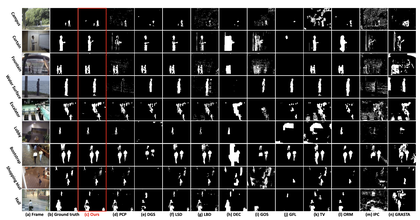
%> input picture imgs/image-20231016134021986.png, 420 x 220 px, shrunk from 2040 x 1070 before the run
$ octave --eval "result = getForeground(imread('../imgs/image-20231016134021986.png'));"   (GNU Octave 9; MATLAB toolbox functions it lacks are replaced by stand-ins)
%> lines starting %> are read from the running program, lines starting %| are printed output that depends on the picture
### script/fgXYoTRPCA.m
function forec = fgXYoTRPCA(ImData,Channel)

[vidHeight,vidWidth,nFrame] = size(ImData);

Data_xt = zeros(nFrame,vidWidth,vidHeight);
Data_yt = zeros(nFrame,vidHeight,vidWidth);

tic

forec = zeros(vidHeight, vidWidth, nFrame);
forec = uint8(forec);

%% X-T slices
clear img;
maskX = zeros(vidHeight, vidWidth, nFrame);
for y = 1 : vidHeight
    img(:, :) = ImData(y, :, :);
    xt = img;
    img2 = permute(img, [2, 1]);
    figure(1); clf;
    subplot(1,3,1);
    imshow(img2);
    title(['X-T slice ','y=',num2str(y)],'fontsize',12);

    outtext = ['results\Img\' Channel '\xot\raw\', num2str(y),'.png'];
    imwrite(img2,outtext);


    Data_xt(:,:,y) = permute(xt, [2, 1]);
    [A, E] = inexact_alm_rpca(xt); %RPCA-PCP
    maskX(y, :, :) = E;
    tmp =  permute(E, [2, 1]);
    X_f = uint8(mat2gray(tmp)*255);

    subplot(1,3,2);
    imshow(X_f);
    title('FG','fontsize',12);

    outtext = ['results\Img\' Channel '\xot\fg\', num2str(y),'.png'];
    imwrite(X_f,outtext);

    tmp =  permute(A, [2, 1]);
    X_b = uint8(mat2gray(tmp)*255);

    subplot(1,3,3);
    imshow(X_b);
    title('BG','fontsize',12);
    drawnow;

    outtext = ['results\Img\' Channel '\xot\bg\', num2str(y),'.png'];
    imwrite(X_b,outtext);
end


%% Y-T slices

clear img;
maskY = zeros(vidHeight, vidWidth, nFrame);
for x = 1 : vidWidth
    img(:, :) = ImData(:, x, :);
    yt = img;
    figure(1); clf;
    subplot(1,3,1);
    imshow(img);
    title(['Y-T slice ','x=',num2str(x)],'fontsize',12);

    outtext = ['results\Img\' Channel '\yot\raw\', num2str(x),'.png'];
    imwrite(img,outtext);

    Data_yt(:,:,x) = permute(yt, [2, 1]);
    [A, E] = inexact_alm_rpca(yt);
    maskY(:, x, :) = E;
    Y_f = uint8(mat2gray(E)*255);

    subplot(1,3,2);
    imshow(Y_f);
    title('FG','fontsize',12);

    outtext = ['results\Img\' Channel '\yot\fg\', num2str(x),'.png'];
    imwrite(Y_f,outtext);

    Y_b = uint8(mat2gray(A)*255);

    subplot(1,3,3);
    imshow(Y_b);
    title('BG','fontsize',12);
    drawnow;

    outtext = ['results\Img\' Channel '\yot\bg\', num2str(x),'.png'];
    imwrite(Y_b,outtext);
end


%% using a very smple method to binarize foreground
%mask = sqrt(maskX .^ 2 + maskY .^ 2 + maskXY .^ 2);
mask = sqrt(maskX .^ 2 + maskY .^ 2);
th1 = floor(vidHeight * vidWidth / 1500);
thglobal = 20;% can be tuned
minObjectPixelNumber = min(thglobal,th1);

for i = 1 : nFrame
    temp = mask(:, :, i);

    imgg(:, :) = ImData(:, :, i);
    imggshow = uint8(mat2gray(imgg)*255);

    figure(1); clf;
    subplot(2,2,1);
    imshow(imggshow);
    title('frame','fontsize',12);
    outtext = ['results\Img\' Channel '\res\raw\', num2str(i),'.png'];
    imwrite(imggshow,outtext);

    subplot(2,2,2);
    immm = uint8(mat2gray(temp)*255);
    imshow(immm);
    title('FGsignal','fontsize',12);
    outtext = ['results\Img\' Channel '\res\mask1\', num2str(i),'.png'];
    imwrite(immm,outtext);

    his = hist(temp, 255)';
    data = sum(his);
    data = data ./ max(data);
    [mu, sigma] = normfit(data);
    threshold = mu + 1.5*sigma;
    temp(temp < threshold) = 0;
    temp(temp >= threshold) = 1;


    cc = bwconncomp(temp);
    for j = 1 : cc.NumObjects
       if (size(cc.PixelIdxList{j}, 1) < minObjectPixelNumber)
            temp(cc.PixelIdxList{j}) = 0;
       end
    end

    subplot(2,2,3);
    immm = uint8(mat2gray(temp)*255);
    imshow(immm);
    title('pass1: FGmask','fontsize',12);

    outtext = ['results\Img\' Channel '\res\mask2\', num2str(i),'.png'];
    imwrite(immm,outtext);

    subplot(2,2,4);
    forec(:,:,i) = uint8((imgg.*temp)*255);
    imshow(forec(:,:,i));
    title('pass1: FGsignal','fontsize',12);

    outtext = ['results\Img\' Channel '\res\fore\', num2str(i),'.png'];
    imwrite(forec(:,:,i),outtext);
end
end

### script/inexact_alm_rpca.m
function [A_hat E_hat Y mu iter] = inexact_alm_rpca(D, lambda, tol, maxIter)

% Oct 2009
% This matlab code implements the inexact augmented Lagrange multiplier
% method for Robust PCA.
%
% D - m x n matrix of observations/data (required input)
%
% lambda - weight on sparse error term in the cost function
%
% tol - tolerance for stopping criterion.
%     - DEFAULT 1e-7 if omitted or -1.
%
% maxIter - maximum number of iterations
%         - DEFAULT 1000, if omitted or -1.
%
% Initialize A,E,Y,u
% while ~converged
%   minimize (inexactly, update A and E only once)
%     L(A,E,Y,u) = |A|_* + lambda * |E|_1 + <Y,D-A-E> + mu/2 * |D-A-E|_F^2;
%   Y = Y + \mu * (D - A - E);
%   \mu = \rho * \mu;
% end
%
% Minming Chen, October 2009. Questions? v-minmch@microsoft.com ;
% Arvind Ganesh (abalasu2@illinois.edu)
%
% Copyright: Perception and Decision Laboratory, University of Illinois, Urbana-Champaign
%            Microsoft Research Asia, Beijing


[m n] = size(D);

if nargin < 2
    lambda = 1 / sqrt(m);
end

if nargin < 3
    tol = 1e-7;
elseif tol == -1
    tol = 1e-7;
end

if nargin < 4
    maxIter = 1000;
elseif maxIter == -1
    maxIter = 1000;
end

% initialize
Y = D;
norm_two = norm(Y, 2);
norm_inf = norm( Y(:), inf) / lambda;
dual_norm = max(norm_two, norm_inf);
Y = Y / dual_norm;

A_hat = zeros( m, n);
E_hat = zeros( m, n);
mu = 1.25/norm_two; % this one can be tuned
mu_bar = mu * 1e7;
rho = 1.5;          % this one can be tuned
d_norm = norm(D, 'fro');

iter = 0;
total_svd = 0;
converged = false;
stopCriterion = 1;
sv = 10;
while ~converged
    iter = iter + 1;
    temp_T = D - A_hat + (1/mu)*Y;
    E_hat = max(temp_T - lambda/mu, 0);
    E_hat = E_hat+min(temp_T + lambda/mu, 0);

   [U S V] = svd(D - E_hat + (1/mu)*Y, 'econ');

    diagS = diag(S);
    svp = length(find(diagS > 1/mu));
    if svp < sv
        sv = min(svp + 1, n);
    else
        sv = min(svp + round(0.05*n), n);
    end
    A_hat = U(:, 1:svp) * diag(diagS(1:svp) - 1/mu) * V(:, 1:svp)';
    total_svd = total_svd + 1;
    Z = D - A_hat - E_hat;
    Y = Y + mu*Z;
    mu = min(mu*rho, mu_bar);
    %% stop Criterion
    stopCriterion = norm(Z, 'fro') / d_norm;
    if stopCriterion < tol
        converged = true;
    end
%     if mod( total_svd, 10) == 0
%         disp(['#svd ' num2str(total_svd) ' r(A) ' num2str(rank(A_hat))...
%             ' |E|_0 ' num2str(length(find(abs(E_hat)>0)))...
%             ' stopCriterion ' num2str(stopCriterion)]);
%     end
%
    if ~converged && iter >= maxIter
        disp('Maximum iterations reached') ;
        converged = 1 ;
    end
end

### script/getForeground.m
function mask = getForeground(ImData)


[vidHeight,vidWidth,nchannel,nFrame] = size(ImData);
%> vidHeight = 220; vidWidth = 420; nchannel = 3; nFrame = 1


mask = zeros(vidHeight,vidWidth,nchannel,nFrame);

%%  Pass 1: foreground candidate detection by RPCA-PCP on XOT and YOT slices

if exist('results\Img\pass1R.mat','file')
    load('results\Img\pass1R.mat','foreR');
else
    ImDataR = reshape(ImData(:,:,1,:),vidHeight,vidWidth,nFrame);
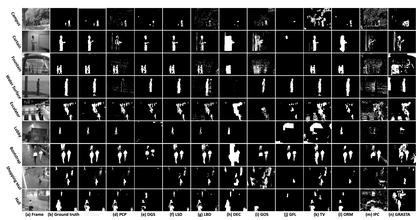
%> ImDataR: size 220x420 uint8; min 0, max 255, mean 63.5
    ImDataR1 = im2double(ImDataR);
    foreR = fgXYoTRPCA(ImDataR1,'r');
    save('results\Img\pass1R.mat','foreR');
end


if exist('results\Img\pass1G.mat','file')
    load('results\Img\pass1G.mat','foreG');
else
    ImDataG = reshape(ImData(:,:,2,:),vidHeight,vidWidth,nFrame);
    ImDataG1 = im2double(ImDataG);
    foreG = fgXYoTRPCA(ImDataG1,'g');
    save('results\Img\pass1G.mat','foreG');
end


if exist('results\Img\pass1B.mat','file')
    load('results\Img\pass1B.mat','foreB');
else
    ImDataB = reshape(ImData(:,:,3,:),vidHeight,vidWidth,nFrame);
    ImDataB1 = im2double(ImDataB);
    foreB = fgXYoTRPCA(ImDataB1,'b');
    save('results\Img\pass1B.mat','foreB');
end


%% Pass 2: foreground mask extraction via MCFL
rho = 1.1;%can be tuned
m = vidHeight*vidWidth;
lam1 = 1/sqrt(m);
lam2 = rho*lam1;
Phi = speye(m);% sparse(eye(m));
options.stopc = 1e-6;%can be tuned

for i = 1 : nFrame

    oriImage = ImData(:,:,:,i);
    figure(1); clf;
    subplot(3,3,1);
    imshow(oriImage);
    title(['Frames #',num2str(i)],'fontsize',12);
    outtext = ['results\Img\rgb\raw\', num2str(i),'.png'];
    imwrite(oriImage,outtext);


    foreiR = foreR (:,:,i);
    subplot(3,3,2);
    imshow(foreiR);
    title('Pass1: Fg R','fontsize',12);

    foreiG = foreG (:,:,i);
    subplot(3,3,3);
    imshow(foreiG);
    title('Pass1: Fg G','fontsize',12);

    foreiB = foreB (:,:,i);
    subplot(3,3,4);
    imshow(foreiB);
    title('Pass1: Fg B','fontsize',12);

    foremask = foreiR;
    foremask(foreiR >0) = 1;
    foremask(foreiG >0) = 1;
    foremask(foreiB >0) = 1;
    rgbMask = cat(3, foremask, foremask, foremask);
    subplot(3,3,5);
    imshow(rgbMask*255);
    title('Pass1: Fg mask','fontsize',12);

    forecandirgb = oriImage.*rgbMask;
    subplot(3,3,7);
    imshow(forecandirgb);
    title('Pass2 (input): Fg signal','fontsize',12);
    outtext = ['results\Img\rgb\fore\', num2str(i),'.png'];
    imwrite(forecandirgb,outtext);

    forecandirgb1 = reshape(forecandirgb,vidHeight*vidWidth,nchannel);
    Ri = double(forecandirgb1);
    Xres = MCFL(Phi, Ri, lam1, lam2, vidHeight,vidWidth, options);

    oUputmp =  reshape(Xres,vidHeight,vidWidth,nchannel);
    oUput = zeros(vidHeight,vidWidth,nchannel);
    oUput(abs(oUputmp)>0)=1;
    subplot(3,3,8);
    imshow(oUput);
    title('Pass2 (output): Fg mask','fontsize',12);
    drawnow;

    mask(:,:,:,i) = oUput;
    outtext = ['results\Img\rgb\mask\', num2str(i),'.png'];
    imwrite(oUput,outtext);

end

end
%> (the run ends here)
